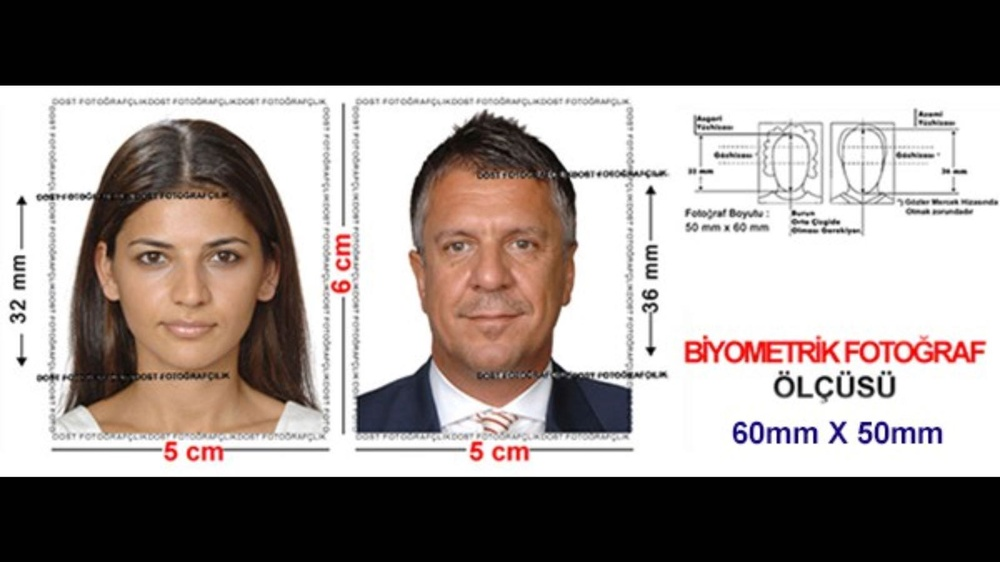
#> input picture IBRAHIM/OPENCV/resimler/WhatsApp_Image_2018_03_22_at_234343.jpeg, 1000 x 562 px, shrunk from 1600 x 900 before the run, given in place of the camera
$ python Opencv9.py
#> lines starting #> are read from the running program, lines starting #| are printed output that depends on the picture; after the words box and inside, x2 and y2 are one past the last pixel; in counts of white or black regions, pixels touching at a corner belong together
import cv2
import numpy as np
# cap = cv2.VideoCapture(r"IBRAHIM\OPENCV\people-walking.mp4")

cap = cv2.VideoCapture(0, cv2.CAP_DSHOW)
while True:
    ret,frame = cap.read()
#> frame is the input picture: shape (562, 1000, 3); mean B, G, R 133.9, 136.9, 145.1
    print(ret)
#| True
    gray = cv2.cvtColor(frame,cv2.COLOR_BGR2GRAY)
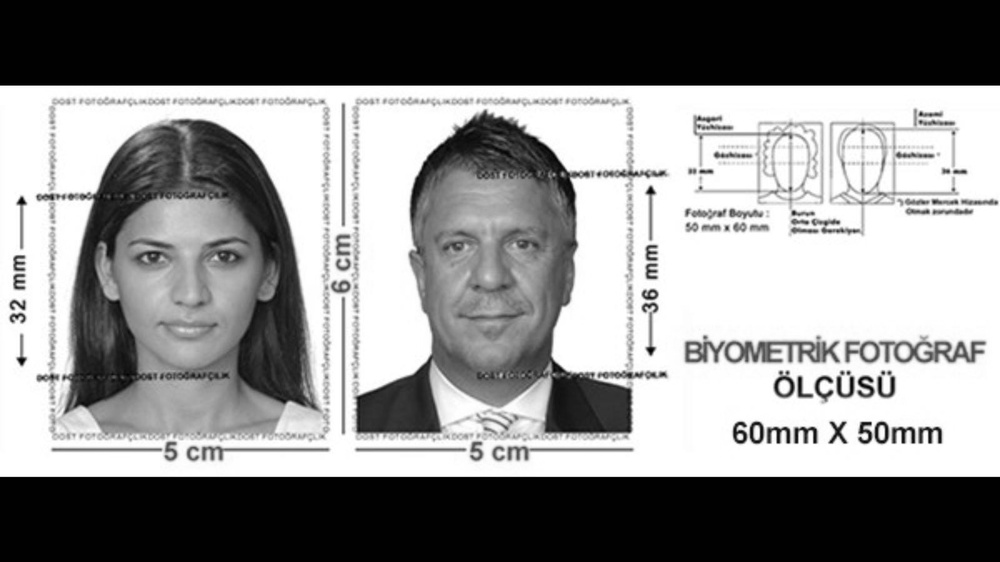
#> gray: shape (562, 1000); min 0, max 255, mean 139
    hsv = cv2.cvtColor(frame,cv2.COLOR_BGR2HSV)
#> hsv: shape (562, 1000, 3); mean H, S, V 11.5, 23, 145.7

    dus_kir = np.array([30,150,50])
    yuk_kir = np.array([255,255,180])


    mask = cv2.inRange(hsv,dus_kir,yuk_kir)
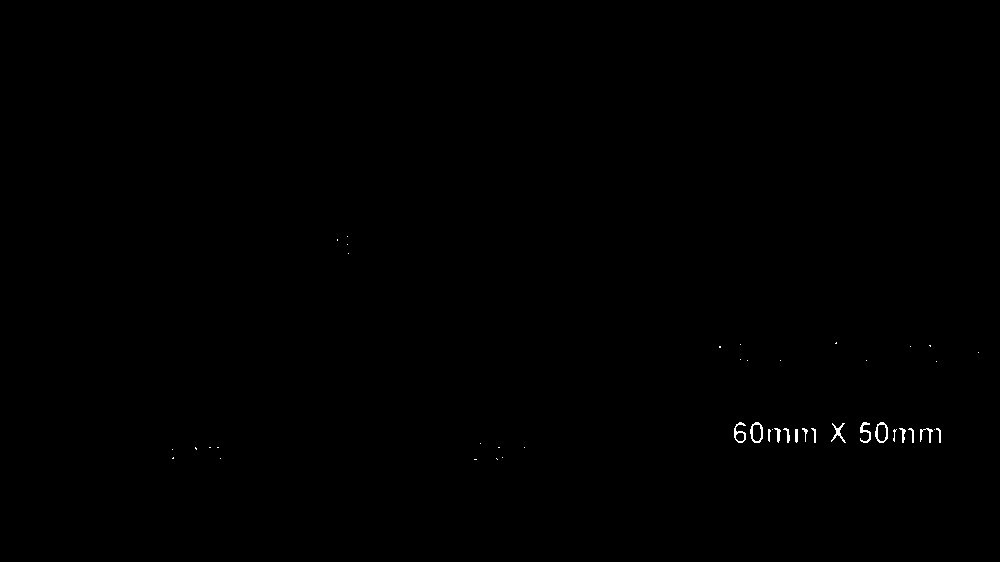
#> mask: shape (562, 1000); 0.17% white in thin lines or dots, all inside (x1, y1, x2, y2) = (172, 236, 979, 460)
    res = cv2.bitwise_and(frame,frame,mask=mask)
    cv2.imshow("frame",frame)
    cv2.imshow("frame2",mask)
    cv2.imshow("frame",gray)
    if cv2.waitKey(1) & 0xFF == ord("ç"):
#> (key Esc is pressed here)
        break

cap.release()
cv2.destroyAllWindows()
